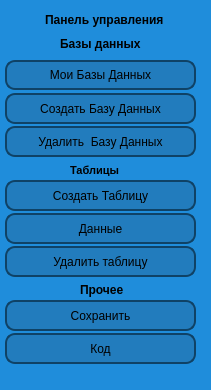
        <widget class="QWidget" name="up_menu" native="true">
         <property name="geometry">
          <rect>
           <x>0</x>
           <y>0</y>
           <width>211</width>
           <height>390</height>
          </rect>
         </property>
         <property name="styleSheet">
          <string notr="true">background: #1f8ddb;  border: 2px;</string>
         </property>
         <widget class="QPushButton" name="createtable_button">
          <property name="geometry">
           <rect>
            <x>5</x>
            <y>180</y>
            <width>191</width>
            <height>31</height>
           </rect>
          </property>
          <property name="styleSheet">
           <string notr="true">QPushButton {
    border: 2px solid #0f4266;
    border-radius: 10px;
    background: #227cbd;
    padding: 5px;
    }

QPushButton:hover {
    background: #31c3d6;
    }</string>
          </property>
          <property name="text">
           <string>Создать Таблицу</string>
          </property>
         </widget>
         <widget class="QPushButton" name="createdatabase_button">
          <property name="geometry">
           <rect>
            <x>5</x>
            <y>93</y>
            <width>191</width>
            <height>31</height>
           </rect>
          </property>
          <property name="styleSheet">
           <string notr="true">QPushButton {
    border: 2px solid #0f4266;
    border-radius: 10px;
    background: #227cbd;
    padding: 5px;
    }

QPushButton:hover {
    background: #31c3d6;
    }</string>
          </property>
          <property name="text">
           <string>Создать Базу Данных</string>
          </property>
         </widget>
         <widget class="QPushButton" name="mydatabase_button">
          <property name="geometry">
           <rect>
            <x>5</x>
            <y>60</y>
            <width>191</width>
            <height>30</height>
           </rect>
          </property>
          <property name="styleSheet">
           <string notr="true">QPushButton {
    border: 2px solid #0f4266;
    border-radius: 10px;
    background: #227cbd;
    padding: 5px;
    }

QPushButton:hover {
    background: #31c3d6;
    }</string>
          </property>
          <property name="text">
           <string>Мои Базы Данных</string>
          </property>
         </widget>
         <widget class="QLabel" name="label_2">
          <property name="geometry">
           <rect>
            <x>60</x>
            <y>33</y>
            <width>81</width>
            <height>21</height>
           </rect>
          </property>
          <property name="font">
           <font>
            <weight>75</weight>
            <bold>true</bold>
           </font>
          </property>
          <property name="text">
           <string>Базы данных</string>
          </property>
         </widget>
         <widget class="QLabel" name="label_3">
          <property name="geometry">
           <rect>
            <x>45</x>
            <y>10</y>
            <width>121</width>
            <height>20</height>
           </rect>
          </property>
          <property name="font">
           <font>
            <weight>75</weight>
            <bold>true</bold>
           </font>
          </property>
          <property name="text">
           <string>Панель управления</string>
          </property>
         </widget>
         <widget class="QLabel" name="label_10">
          <property name="geometry">
           <rect>
            <x>70</x>
            <y>160</y>
            <width>61</width>
            <height>20</height>
           </rect>
          </property>
          <property name="font">
           <font>
            <pointsize>8</pointsize>
            <weight>75</weight>
            <bold>true</bold>
           </font>
          </property>
          <property name="text">
           <string>Таблицы</string>
          </property>
         </widget>
         <widget class="QPushButton" name="datatable_button">
          <property name="geometry">
           <rect>
            <x>5</x>
            <y>213</y>
            <width>191</width>
            <height>31</height>
           </rect>
          </property>
          <property name="styleSheet">
           <string notr="true">QPushButton {
    border: 2px solid #0f4266;
    border-radius: 10px;
    background: #227cbd;
    padding: 5px;
    }

QPushButton:hover {
    background: #31c3d6;
    }</string>
          </property>
          <property name="text">
           <string>Данные</string>
          </property>
         </widget>
         <widget class="QLabel" name="label_6">
          <property name="geometry">
           <rect>
            <x>80</x>
            <y>280</y>
            <width>51</width>
            <height>20</height>
           </rect>
          </property>
          <property name="font">
           <font>
            <weight>75</weight>
            <bold>true</bold>
           </font>
          </property>
          <property name="text">
           <string>Прочее</string>
          </property>
         </widget>
         <widget class="QPushButton" name="code_button">
          <property name="geometry">
           <rect>
            <x>5</x>
            <y>333</y>
            <width>191</width>
            <height>31</height>
           </rect>
          </property>
          <property name="styleSheet">
           <string notr="true">QPushButton {
    border: 2px solid #0f4266;
    border-radius: 10px;
    background: #227cbd;
    padding: 5px;
    }

QPushButton:hover {
    background: #31c3d6;
    }</string>
          </property>
          <property name="text">
           <string>Код</string>
          </property>
         </widget>
         <widget class="QPushButton" name="deletedatabase_button_2">
          <property name="geometry">
           <rect>
            <x>5</x>
            <y>246</y>
            <width>191</width>
            <height>31</height>
           </rect>
          </property>
          <property name="styleSheet">
           <string notr="true">QPushButton {
    border: 2px solid #0f4266;
    border-radius: 10px;
    background: #227cbd;
    padding: 5px;
    }

QPushButton:hover {
    background: #31c3d6;
    }</string>
          </property>
          <property name="text">
           <string>Удалить таблицу</string>
          </property>
         </widget>
         <widget class="QPushButton" name="deletedatabase_button">
          <property name="geometry">
           <rect>
            <x>5</x>
            <y>126</y>
            <width>191</width>
            <height>31</height>
           </rect>
          </property>
          <property name="styleSheet">
           <string notr="true">QPushButton {
    border: 2px solid #0f4266;
    border-radius: 10px;
    background: #227cbd;
    padding: 5px;
    }

QPushButton:hover {
    background: #31c3d6;
    }</string>
          </property>
          <property name="text">
           <string>Удалить  Базу Данных</string>
          </property>
         </widget>
         <widget class="QPushButton" name="save_database">
          <property name="geometry">
           <rect>
            <x>5</x>
            <y>300</y>
            <width>191</width>
            <height>31</height>
           </rect>
          </property>
          <property name="styleSheet">
           <string notr="true">QPushButton {
    border: 2px solid #0f4266;
    border-radius: 10px;
    background: #227cbd;
    padding: 5px;
    }

QPushButton:hover {
    background: #31c3d6;
    }</string>
          </property>
          <property name="text">
           <string>Сохранить</string>
          </property>
         </widget>
        </widget>
